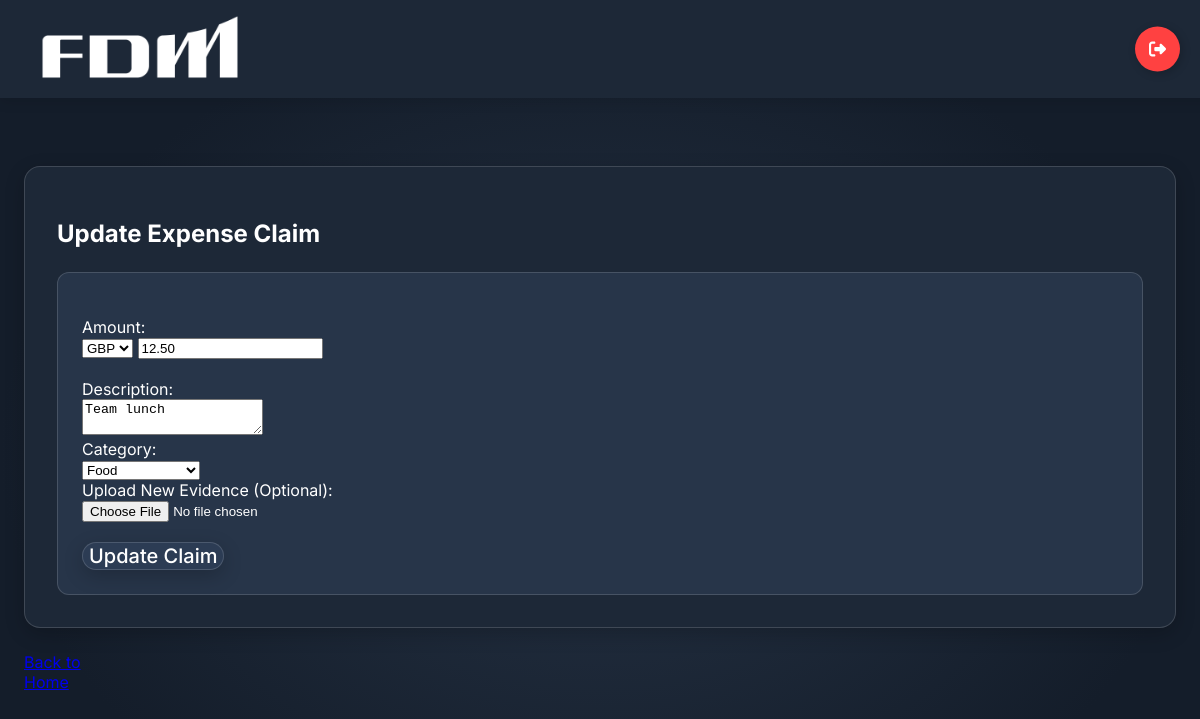
/php/update_claim.php?claimId=1 (signed in), run on the app's committed database.
### tables this page shows
CREATE TABLE `expense_claims` (
  `claimId` int(11) NOT NULL,
  `employeeId` int(11) NOT NULL,
  `amount` decimal(10,2) NOT NULL,
  `description` varchar(255) NOT NULL,
  `category` varchar(50) NOT NULL,
  `status` enum('Pending','Approved','Rejected','Reimbursed') DEFAULT 'Pending',
  `managerMessage` varchar(500) DEFAULT NULL,
  `date` timestamp NOT NULL DEFAULT current_timestamp(),
  `evidenceFile` varchar(255) NOT NULL,
  `receipt` varchar(255) NOT NULL,
  `currency` varchar(5) DEFAULT NULL
);

### php/update_claim.php (the view, shortened to what this page needs)
<?php
$claim = null;
if (isset($_GET["claimId"])) {
    $claimId = $_GET["claimId"];
    $employeeId = $_SESSION["employeeId"];
    $conn = DatabaseManager::getInstance()->getConnection();
    $sql = "SELECT * FROM expense_claims WHERE claimId = ? AND employeeId = ?";
    $stmt = $conn->prepare($sql);
    $stmt->execute([$claimId, $employeeId]);
    $claim = $stmt->fetch(PDO::FETCH_ASSOC);
} else {
    $_SESSION["message"] = "No claim ID provided.";
    header("Location: employee_dashboard.php");
    exit();
}
?>
<!DOCTYPE html>
<html lang="en">
<head>
    <link rel="stylesheet" href="../css/style.css">
</head>
<body>
    <div class="container">
        <nav class="navbar">
                <a href="#"><img class="logo" src="../images/FDM_Group_Logo_White.png" width="200" alt="FDM Logo"></a>
                <div class="nav-links">
                    <form method="POST" action="../php/logout.php" style="display: inline;">
                        <button class="Btn" type="submit">
                            <div class="sign">
                            </div>
                        </button>
                    </form>
                </div>
            </nav>
            <br>
        <section class="weather-map">
            <h1>Update Expense Claim</h1>
            <form method="post" action="" enctype="multipart/form-data" class="report">
                <br>
                <label for="amount">Amount:</label>
                <div class="currency-amount">
                    <select id="currency" name="currency" required>
                        <option value="GBP" <?= ($claim['currency'] == 'GBP') ? 'selected' : '' ?>>GBP</option>
                    </select>
                    <input type="number" step="0.01" name="amount" value="<?= $claim['amount'] ?>" min="0.01" required>
                </div>
                <br>
                <label for="description">Description:</label>
                <br>
                <textarea name="description" required><?= htmlspecialchars($claim['description']) ?></textarea>
                <br>
                <label for="category">Category:</label>
                <br>
                <select name="category" required>
                    <option value="Food" <?= ($claim['category'] == 'Food') ? 'selected' : '' ?>>Food</option>
                </select>
                <br>
                <label for="evidenceFile">Upload New Evidence (Optional):</label>
                <br>
                <input type="file" name="evidenceFile" accept="image/*">
                <br>
                <br>
                <button type="submit">Update Claim</button>
            </form>
        </section>
        <div class="home-button">
            <a href="employee_dashboard.php">Back to Home</a>
        </div>
    </div>
</body>
</html>

### css/style.css (style rules this page uses)
body { background-color: #121826; color: #ffffff; font-family: 'Inter', sans-serif; margin: 0; padding: 0; background: radial-gradient(50% 50% at 50% 50%, #253244 0%, #141D2A 100%); min-height: 100vh; }
.container { display: grid; grid-template-columns: repeat(12, 1fr); gap: 24px; padding: 24px; margin-top: 98px; max-width: 1440px; margin-left: auto; margin-right: auto; }
.navbar { width: 100%; height: 98px; background: #1D2837; display: flex; align-items: center; padding: 0 40px; position: fixed; top: 0; left: 0; right: 0; z-index: 10; box-shadow: 0px 4px 12px rgba(0, 0, 0, 0.1); }
.navbar .logo { color: #FFF; font-size: 24px; font-weight: 700; }
button { color: #FFF; font-family: Inter; font-size: 20px; font-weight: 500; cursor: pointer; border-radius: 16px; border: 1px solid rgba(255, 255, 255, 0.15); background: #2C3C54; box-shadow: 0px 6px 20px rgba(0, 0, 0, 0.2); }
.weather-map, .active-alerts { grid-column: span 12; border-radius: 16px; border: 1px solid rgba(255, 255, 255, 0.15); background: #1D2837; padding: 32px; box-shadow: 0px 6px 20px rgba(0, 0, 0, 0.2); }
.report { border-radius: 12px; border: 1px solid rgba(255, 255, 255, 0.15); background: #273549; padding: 24px; margin-top: 24px; }
.Btn { display: flex; align-items: center; justify-content: center; width: 45px; height: 45px; border: none; border-radius: 50%; cursor: pointer; position: relative; overflow: hidden; transition: width 0.3s, border-radius 0.3s, justify-content 0.3s; box-shadow: 2px 2px 10px rgba(0, 0, 0, 0.199); background-color: rgb(255, 65, 65); padding: 0 8px; position: fixed; right: 20px; transform: translateY(-50%); }
.sign { display: flex; align-items: center; justify-content: center; transition: transform 0.3s; }
.sign svg { width: 17px; }

### data on the page
expense_claims: currency "GBP", amount "12.50", description "Team lunch", category "Food"
